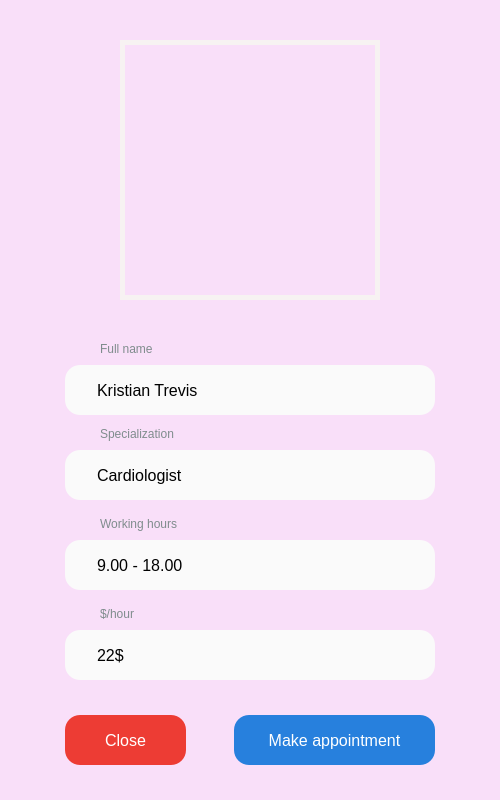
<?xml version="1.0" encoding="UTF-8"?>
<ui version="4.0">
 <class>MainWindow</class>
 <widget class="QMainWindow" name="MainWindow">
  <property name="enabled">
   <bool>true</bool>
  </property>
  <property name="geometry">
   <rect>
    <x>0</x>
    <y>0</y>
    <width>500</width>
    <height>800</height>
   </rect>
  </property>
  <property name="windowTitle">
   <string>MainWindow</string>
  </property>
  <property name="styleSheet">
   <string notr="true">background-color: #F9DFF9;</string>
  </property>
  <widget class="QWidget" name="centralwidget">
   <widget class="QLabel" name="label_1">
    <property name="geometry">
     <rect>
      <x>120</x>
      <y>40</y>
      <width>260</width>
      <height>260</height>
     </rect>
    </property>
    <property name="styleSheet">
     <string notr="true">border: 5px solid #f7f2f2</string>
    </property>
    <property name="text">
     <string/>
    </property>
    <property name="pixmap">
     <pixmap>profile.png</pixmap>
    </property>
   </widget>
   <widget class="QLineEdit" name="lineEdit_1">
    <property name="geometry">
     <rect>
      <x>65</x>
      <y>365</y>
      <width>370</width>
      <height>50</height>
     </rect>
    </property>
    <property name="styleSheet">
     <string notr="true">padding: 15px 30px;
font-size: 16px;
border-radius: 15px;
background: #FAFAFA;
border: none;</string>
    </property>
    <property name="text">
     <string>Kristian Trevis</string>
    </property>
    <property name="readOnly">
     <bool>true</bool>
    </property>
   </widget>
   <widget class="QLabel" name="label_2">
    <property name="geometry">
     <rect>
      <x>100</x>
      <y>340</y>
      <width>101</width>
      <height>17</height>
     </rect>
    </property>
    <property name="styleSheet">
     <string notr="true">color:#7f8c8d</string>
    </property>
    <property name="text">
     <string>Full name</string>
    </property>
   </widget>
   <widget class="QLabel" name="label_3">
    <property name="geometry">
     <rect>
      <x>100</x>
      <y>425</y>
      <width>101</width>
      <height>17</height>
     </rect>
    </property>
    <property name="styleSheet">
     <string notr="true">color:#7f8c8d</string>
    </property>
    <property name="text">
     <string>Specialization</string>
    </property>
   </widget>
   <widget class="QLineEdit" name="lineEdit_2">
    <property name="geometry">
     <rect>
      <x>65</x>
      <y>450</y>
      <width>370</width>
      <height>50</height>
     </rect>
    </property>
    <property name="styleSheet">
     <string notr="true">padding: 15px 30px;
font-size: 16px;
border-radius: 15px;
background: #FAFAFA;
border: none;</string>
    </property>
    <property name="text">
     <string>Cardiologist</string>
    </property>
    <property name="readOnly">
     <bool>true</bool>
    </property>
   </widget>
   <widget class="QLabel" name="label_4">
    <property name="geometry">
     <rect>
      <x>100</x>
      <y>515</y>
      <width>101</width>
      <height>17</height>
     </rect>
    </property>
    <property name="styleSheet">
     <string notr="true">color:#7f8c8d</string>
    </property>
    <property name="text">
     <string>Working hours</string>
    </property>
   </widget>
   <widget class="QLineEdit" name="lineEdit_3">
    <property name="geometry">
     <rect>
      <x>65</x>
      <y>540</y>
      <width>370</width>
      <height>50</height>
     </rect>
    </property>
    <property name="styleSheet">
     <string notr="true">padding: 15px 30px;
font-size: 16px;
border-radius: 15px;
background: #FAFAFA;
border: none;</string>
    </property>
    <property name="text">
     <string>9.00 - 18.00</string>
    </property>
    <property name="readOnly">
     <bool>true</bool>
    </property>
   </widget>
   <widget class="QLabel" name="label_5">
    <property name="geometry">
     <rect>
      <x>100</x>
      <y>605</y>
      <width>101</width>
      <height>17</height>
     </rect>
    </property>
    <property name="styleSheet">
     <string notr="true">color:#7f8c8d</string>
    </property>
    <property name="text">
     <string>$/hour</string>
    </property>
   </widget>
   <widget class="QLineEdit" name="lineEdit_4">
    <property name="geometry">
     <rect>
      <x>65</x>
      <y>630</y>
      <width>370</width>
      <height>50</height>
     </rect>
    </property>
    <property name="styleSheet">
     <string notr="true">padding: 15px 30px;
font-size: 16px;
border-radius: 15px;
background: #FAFAFA;
border: none;</string>
    </property>
    <property name="text">
     <string>22$</string>
    </property>
    <property name="readOnly">
     <bool>true</bool>
    </property>
   </widget>
   <widget class="QPushButton" name="pushButton_2">
    <property name="geometry">
     <rect>
      <x>234</x>
      <y>715</y>
      <width>201</width>
      <height>50</height>
     </rect>
    </property>
    <property name="styleSheet">
     <string notr="true">QPushButton {
  padding: 15px 30px;
  font-size: 16px;
  border-radius: 15px;
  background: #2780DD;
  border: none;
  text-align: center;
  color: #fff;
}

QPushButton:pressed {
  background: #2B5DAA;
}</string>
    </property>
    <property name="text">
     <string>Make appointment</string>
    </property>
   </widget>
   <widget class="QPushButton" name="pushButton_1">
    <property name="geometry">
     <rect>
      <x>65</x>
      <y>715</y>
      <width>121</width>
      <height>50</height>
     </rect>
    </property>
    <property name="styleSheet">
     <string notr="true">QPushButton {
  padding: 15px 30px;
  font-size: 16px;
  border-radius: 15px;
  background: #ED3C34;
  border: none;
  text-align: center;
  color: #fff;
}

QPushButton:pressed {
  background: #AA2823;
}</string>
    </property>
    <property name="text">
     <string>Close</string>
    </property>
   </widget>
  </widget>
 </widget>
 <resources/>
 <connections/>
</ui>
